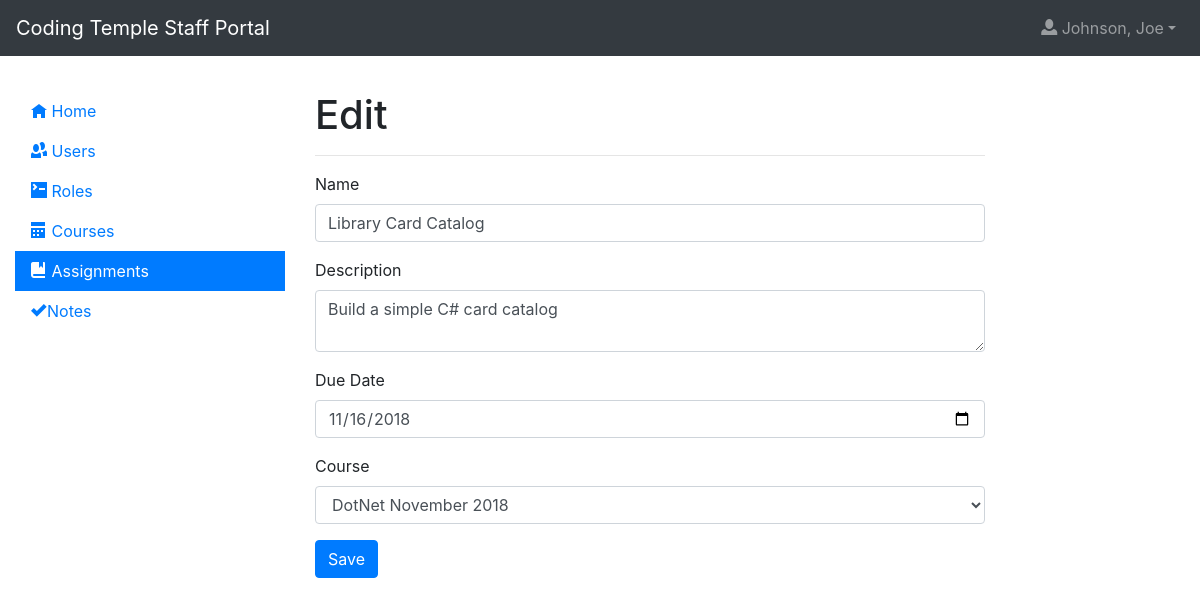
Screenshot of /assignments/edit?id=1 (signed in) with the database file from the repository.
### app/models.py (models this page shows, shortened)
class TimestampMixin(object):
    created = db.Column(
        db.DateTime, nullable=False, default=datetime.utcnow)
    updated = db.Column(db.DateTime, default=datetime.utcnow, onupdate=datetime.utcnow)

class User(UserMixin, TimestampMixin, db.Model):
  id = db.Column(db.Integer, primary_key=True)
  f_name = db.Column(db.String)
  preferred_name = db.Column(db.String)
  l_name = db.Column(db.String)
  image = db.Column(db.String, default='http://placehold.it/400x900&text=Image')
  email = db.Column(db.String, index=True, unique=True)
  bio = db.Column(db.String, default = 'Enter a bio')
  password_hash = db.Column(db.String)
  roles = db.relationship('Role', secondary=userRole, lazy='subquery', backref=db.backref('users', lazy=True))
  contact_phone = db.Column(db.String, nullable=True)
  personal_website = db.Column(db.String, nullable=True)
  street_address = db.Column(db.String, nullable=True)
  city = db.Column(db.String, nullable=True)
  state = db.Column(db.String, nullable=True)
  postal_code = db.Column(db.String, nullable=True)
  linkedin_url = db.Column(db.String, nullable=True)
  github_name = db.Column(db.String, nullable=True)
  twitter_name = db.Column(db.String, nullable=True)
  employment_histories = db.relationship('EmploymentHistory', backref='user', lazy=True)

class Assignment(TimestampMixin, db.Model):
  id = db.Column(db.Integer, primary_key=True)
  name = db.Column(db.String)
  description = db.Column(db.String)
  due_date = db.Column(db.DateTime, index=True)
  course_id = db.Column(db.Integer, db.ForeignKey('course.id'))
  course = db.relationship('Course', backref='assignments', lazy='subquery')

### app/blueprints/assignments/__init__.py (the view)
@assignments.route('/edit', methods=['GET', 'POST'])
@login_required
@authorize
def edit():
  id = request.args.get('id') or request.form['id']
  assignment = Assignment.query.get(id)
  form = AssignmentForm()
  if request.method == 'POST':
    if form.validate_on_submit():
      assignment.course_id = form.course.data
      assignment.description = form.description.data
      assignment.due_date = form.due_date.data
      assignment.name = form.name.data
      db.session.commit()
      flash('Assignment updated', 'success')
      return redirect(url_for('assignments.index'))
    else:
      print(form.errors)
      flash('Assignment is invalid', 'danger')
  else:
    form.course.data = assignment.course_id
    form.description.data = assignment.description
    form.due_date.data = assignment.due_date
    form.id.data = assignment.id
    form.name.data = assignment.name
  context = {
      'form': form
  }
  return render_template('assignments/edit.html', **context)

### app/blueprints/assignments/forms.py
class AssignmentForm(FlaskForm):
  with app.app_context():
    id = HiddenField('ID')
    name = StringField('Name', validators=[DataRequired()])
    description = TextAreaField('Description', validators=[DataRequired()])
    due_date = DateField('Due Date', validators=[DataRequired()])
    course = SelectField('Course', validators=[DataRequired()], coerce=int)
    submit = SubmitField('Save')
    def __init__(self):
        super().__init__()
        self.course.choices = [("-1", "")]+[(i.id, i.name) for i in Course.query.all()]

### app/models.py (called while the page is built)
@login.user_loader
def load_user(id):
  return User.query.get(int(id))

### app/blueprints/assignments/templates/assignments/edit.html (shortened to what this page needs)
{% extends 'layout.html' %}
{% block app_content %}
  <h1>Edit</h1>
  <hr>
  <form action="{{ url_for('assignments.edit') }}" class="form-horizontal" method="POST" role="form">
    <div class="form-group">
        {{ form.name.label }}
        {{ form.name(class='form-control') }}
    </div>
    <div class="form-group">
        {{ form.description.label }}
        {{ form.description(class='form-control') }}
    </div>
    <div class="form-group">
        {{ form.due_date.label }}
        {{ form.due_date(class='form-control', type='date') }}
    </div>
    <div class="form-group">
        {{ form.course.label }}
        {{ form.course(class='form-control') }}
    </div>
    {{ form.submit(class='btn btn-primary') }}
  </form>
{% endblock %}

### app/templates/includes/navigation.html (shortened to what this page needs)
<nav class="navbar navbar-expand-lg sticky-top navbar-dark bg-dark">
  <a class="navbar-brand" href="{{ url_for('index') }}">Coding Temple Staff Portal</a>
  <div class="collapse navbar-collapse" id="navbarSupportedContent">
    <ul class="navbar-nav ml-auto">
        {% if not current_user.is_authenticated %}
          <li class="nav-item">
            <a class="nav-link" href="{{ url_for('account.login') }}"><span class="oi oi-account-login"></span> Login</a>
          </li>
          <li class="nav-item">
            <a class="nav-link" href="{{ url_for('account.register') }}"><span class="oi oi-thumb-up"></span> Register</a>
          </li>
        {% else %}
          <li class="nav-item dropdown">
            <a class="nav-link dropdown-toggle" data-toggle="dropdown" href="#" role="button" aria-haspopup="true" aria-expanded="false"><span class="oi oi-person" title="person" aria-hidden="true"></span> {{ "{}, {}".format(current_user.l_name, current_user.f_name) }}</a>
          </li>
        {% endif %}
    </ul>
  </div>
</nav>

### app/static/css/main.css (style rules this page uses)
#sidebar-1 a, .navbar { border-radius: 0; }

### rows the page displays
User: l_name+f_name "Johnson, Joe"
Assignment: name "Library Card Catalog", description "Build a simple C# card catalog", due_date "11/16/2018", course "DotNet November 2018"
